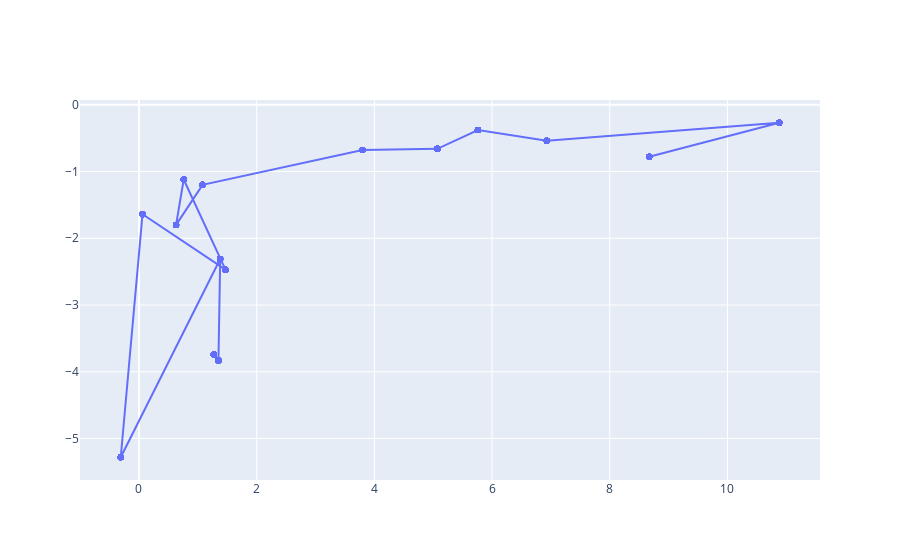

Notebook source saved alongside this figure:
### Code cell
from client import Client

test_subject = Client("Tester")

#evaluation with separate evaluation data
eval_path = "test_data"
filenames = os.listdir(eval_path)
filenames.sort()
for i in range(16):
    try:
        filename = f"test0_{i}_0.json"
        with open(os.path.join(eval_path, filename), 'r') as f:
            data = json.load(f)
            vector = np.full(len(mac_list),-100)
            #creating vector...
            for d in data:
                d = json.loads(d)
                if d['MAC'] in mac_list:
                    idx = mac_list.index(d['MAC'])
                    vector[idx] = d['RSSI']
                    test_subject.put_vector(vector)
    except:
        print("File not found: ",filename)
        continue

path = []
for i in range(len(test_subject)):
    vec = test_subject.get_vector(i)
    pred = regressor.predict([vec])
    path.append(pred[0])

#use plotly to plot the path
x = []
y = []
for p in path:
    x.append(p[0])
    y.append(p[1])

fig = go.Figure()
fig.add_trace(go.Scatter(x=x, y=y, mode='lines+markers'))
fig.show()

### Figure 1 — Plotly figure (JSON) as saved in the notebook; plotly's stock layout.template omitted (floating-point values rounded to 4 significant figures; data arrays with more than 128 entries replaced by an {"elided": "..."} marker saying what was removed)
{"data": [{"mode": "lines+markers", "type": "scatter", "x": {"elided": "1009 float values"}, "y": {"elided": "1009 float values"}}], "layout": {}}
